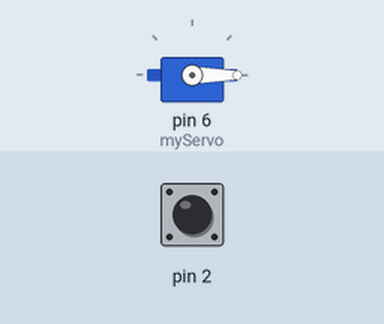
Bench run of a sketch on a simulated Arduino Uno, built with avr-gcc and run on an emulated ATmega328P. On the bench: servo. The inputs (shaded band) are chosen by the test bench; at power-on: pin 2 HIGH. What the sketch prints to the serial monitor is not drawn.

Above: at 1.2 s.
1.3 s: pin 2 pulled LOW for 0.15 s
At 2.5 s:
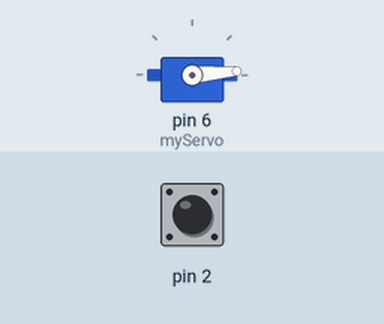
2.9 s: pin 2 pulled LOW for 1 s
At 4.0 s:
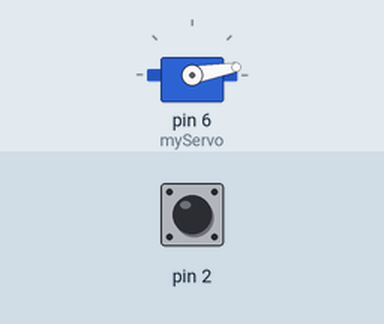
5.4 s: pin 2 pulsed LOW 5 times (0.12 s each, 0.3 s apart)
At 7.3 s:
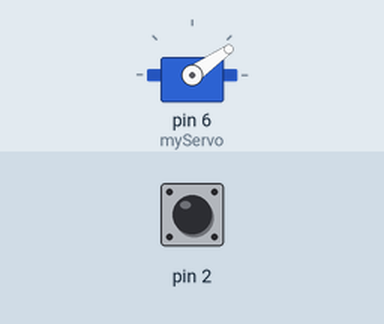
8.4 s: pin 2 pulled LOW for 0.15 s
At 9.3 s:
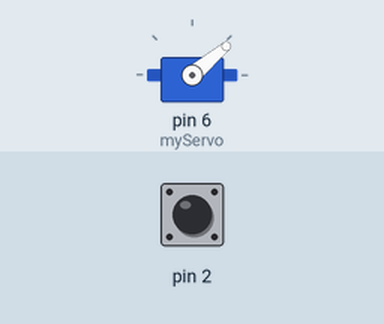
10.0 s: pin 2 pulsed LOW 5 times (0.12 s each, 0.3 s apart)
At 12.1 s:
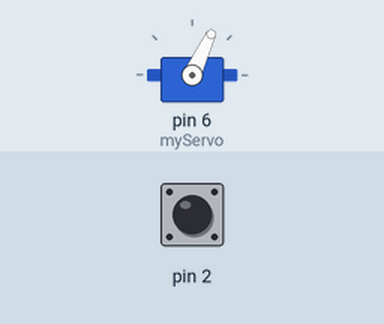
Timing chart, 0 to 13.6 s (numbered marks = the images above; inputs shaded):
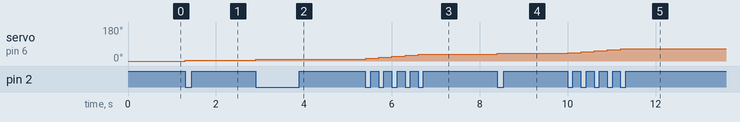

Measured:
- after the input at 1.3 s, servo on pin 6 (myServo): 0° → 5° at once
- after the input at 2.9 s, servo on pin 6 (myServo): 5° → 10° at once
- after the input at 5.4 s, servo on pin 6 (myServo): moves from 10° to 35° over 1.2 s, starting at once
- after the input at 8.4 s, servo on pin 6 (myServo): 35° → 40° at once
- after the input at 10.0 s, servo on pin 6 (myServo): moves from 40° to 65° over 1.2 s, starting at once

The sketch:

03.4_servomoottorin_liikutttelu.ino
```cpp
#include <Servo.h>

int buttonState = 0; // Luo muuttuja buttonState ja aseta sen alkuarvoksi 0
int lastButtonState = 0; // Luo muuttuja lastButtonState ja aseta sen alkuarvoksi 0
int kulma = 0; // Luo muuttuja kulma ja aseta sen alkuarvoksi 0

Servo myServo;

void setup() {
  pinMode(2, INPUT_PULLUP);
  pinMode(6, OUTPUT);
  myServo.attach(6);
  Serial.begin(9600);
}

void loop(){
  buttonState = digitalRead(2);
  // Jos buttonState on erisuuri kuin lastButtonState ja jos buttonState on 1, lisää muuttujaan kulma arvo 5.
  if (buttonState != lastButtonState){
    if (buttonState == 0){
      kulma = kulma + 5;
    }
  }
  myServo.write(kulma);
  if(kulma >= 180){
    kulma = 0;
  }
  lastButtonState = buttonState;
  Serial.println(kulma);
}
```
